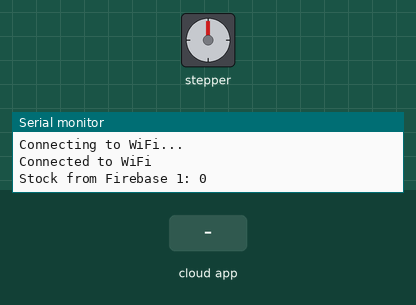
A sketch run on a simulated ESP8266 (NodeMCU). On the bench: stepper motor, the last lines printed to the serial monitor. The test bench sets the inputs (shaded band). WiFi joins after 1.5 s; servers stay silent unless stated; the Firebase database answers and starts empty; stepper angles assume 300 steps per turn.

Above: at 3.2 s.
3.3 s: the phone or cloud app sets pre_stock to 1
At 5.45 s:
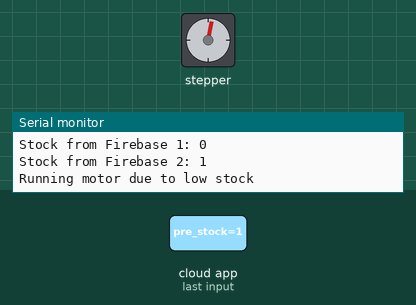
7.4 s: the phone or cloud app sets stock to 1
12.9 s: the phone or cloud app sets stock to 0
At 13.25 s:
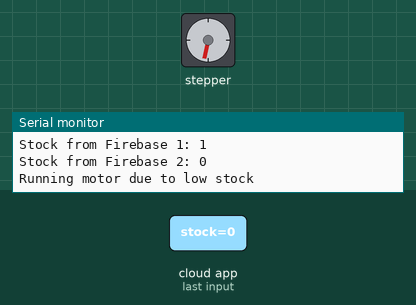
Timing chart, 0 to 18.9 s (numbered marks = the images above; inputs shaded):
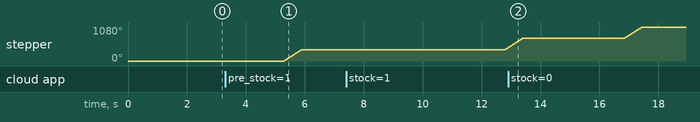

The sketch:

firebase_receiver.ino
```cpp
#include <Stepper.h>
#include <ESP8266WiFi.h>
// #include <espnow.h>
#include <FirebaseESP8266.h>

// Firebase credentials for the first
FirebaseConfig config1;
FirebaseAuth auth1;

FirebaseData firebaseData1;

// Firebase credentials for the second project
FirebaseConfig config2;
FirebaseAuth auth2;
FirebaseData firebaseData2;

int stock = 0;
int pre_stock = 0;

#define in1 D3
#define in2 D4
#define in3 D5
#define in4 D6


const char* ssid = "**";
const char* password = "*****";

const int stepsPerRevolution = 300;
Stepper myStepperTwo(stepsPerRevolution, in1, in2, in3, in4);


void setup() {
  // put your setup code here, to run once:

  Serial.begin(9600);

  myStepperTwo.setSpeed(100);
  WiFi.begin(ssid, password);

  while (WiFi.status() != WL_CONNECTED) {
    delay(1000);
    Serial.println("Connecting to WiFi...");
  }
  Serial.println("Connected to WiFi");


  // Firebase 1 setup

  config1.host = "vending-machine-da946-default-rtdb.firebaseio.com";
  config1.signer.tokens.legacy_token = "asdfghjkl;"; // secret key of database
  Firebase.begin(&config1, &auth1);
  Firebase.reconnectWiFi(true);

  // Firebase 2 setup
  config2.host = "pre-stock-f249d-default-rtdb.asia-southeast1.firebasedatabase.app";
  config2.signer.tokens.legacy_token = "qwertyuiop"; // secret key of database

}

int firebaseSwitch = 0;
void loop() {
  // put your main code here, to run repeatedly:
  delay(1000);

  // firebase1
  // Reading the stock value from Firebase
  if (Firebase.getInt(firebaseData1, "/stock")) {
    if (firebaseData1.dataType() == "int") {
      stock = firebaseData1.intData();
      Serial.print("Stock from Firebase 1: ");
      Serial.println(stock);
    }
  } else {
    Serial.println("Failed to get stock value from Firebase 1");
    Serial.println(firebaseData1.errorReason());
  }

  Firebase.begin(&config2, &auth2);
  Firebase.reconnectWiFi(true);
  delay(1000);

  // Firebase 2 - Reading stock value
  if (Firebase.getInt(firebaseData2, "/pre_stock")) {
    if (firebaseData2.dataType() == "int") {
      pre_stock = firebaseData2.intData();
      Serial.print("Stock from Firebase 2: ");
      Serial.println(pre_stock);
    }
  } else {
    Serial.println("Failed to get stock from Firebase 2");
    Serial.println(firebaseData2.errorReason());
  }

  delay(1000);


  // pre_stock = stock;

  if(stock < 3 && (pre_stock != stock)){
     Serial.println("Running motor due to low stock");
    myStepperTwo.step(stepsPerRevolution);
    // stock = stock - 1;
  }

   if (Firebase.setInt(firebaseData2, "/pre_stock", stock)) {  // Update stock at roo
        Serial.println("Stock updated successfully!");
      }


   Firebase.begin(&config1, &auth1);
  Firebase.reconnectWiFi(true);


}
```

Measured:
- after the input at 3.3 s, stepper: turns 360° clockwise in 0.58 s, starting after 2.0 s
- after the input at 7.4 s, stepper: turns 60° clockwise, starting after 5.4 s
